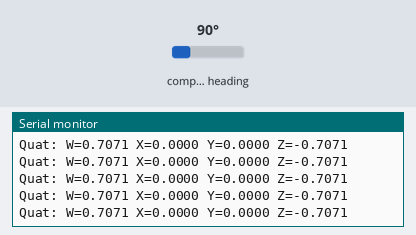
Bench run of a sketch on a simulated ESP32-C3. On the bench: the last lines printed to the serial monitor. Inputs (shaded band) come from the test bench; at power-on: compass heading 90°. WiFi joins after 1.5 s; servers stay silent unless stated.

Above: at 4.3 s.
4.4 s: compass heading set to 7°
At 5.4 s:
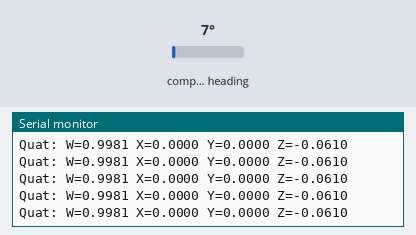
5.9 s: compass heading set to 180°
At 6.6 s:
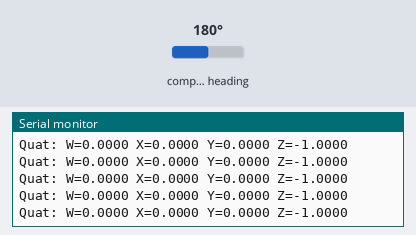
Timing chart, 0 to 8.9 s (numbered marks = the images above; inputs shaded):
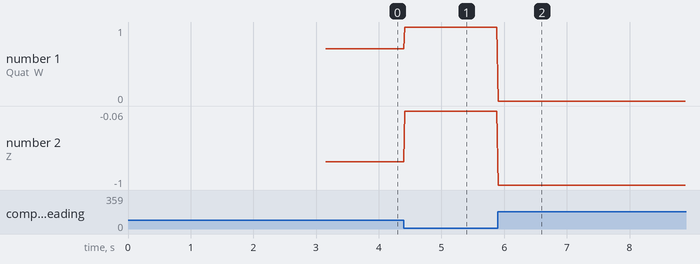

Measured:
- after the input at 4.4 s, the serial monitor: prints a new line at once (image 1)
- after the input at 5.9 s, the serial monitor: prints a new line at once (image 2)
- plotted number 1: 0.71 → 1 after the input at 4.4 s
- plotted number 2: -0.71 → -0.06 after the input at 4.4 s, -0.06 → -1 after the input at 5.9 s

The sketch:

armband.ino
```cpp
#include <Wire.h>
#include <Adafruit_Sensor.h>
#include <Adafruit_BNO055.h>
#include <utility/imumaths.h>
#include <esp_now.h>
#include <WiFi.h>

// ESP32-C3 Glove MAC Address
uint8_t broadcastAddress[] = {0xD8, 0x3B, 0xDA, 0x11, 0x79, 0x70};

// WiFi credentials — must match the glove so both are on the same channel.
// ESP-NOW only works between devices on the same WiFi channel.
#define WIFI_SSID "SoftSensorsLab"
#define WIFI_PASS "SoftSensors1324?"

#define I2C_SDA 8
#define I2C_SCL 9

uint16_t BNO055_SAMPLERATE_DELAY_MS = 20; // 50 Hz — matches the glove's output rate

Adafruit_BNO055 bno = Adafruit_BNO055(55, 0x29, &Wire);

typedef struct struct_message {
  int id;
  float w;
  float x;
  float y;
  float z;
} struct_message;

struct_message myData;
esp_now_peer_info_t peerInfo;

// --- FAULT TOLERANCE VARIABLES ---
int errorCount = 0;
const int ERROR_THRESHOLD = 3; // Trigger re-init after 3 consecutive bad reads

void setup(void) {
  Serial.begin(115200);
  // Wait up to 3 s for the USB-CDC host to open the port.
  // Times out automatically so the board works standalone (without a PC).
  { unsigned long t = millis(); while (!Serial && millis() - t < 3000) delay(10); }

  // --- 1. I2C STABILITY FIXES ---
  Wire.begin(I2C_SDA, I2C_SCL);
  Wire.setClock(100000); // Fix for BNO055 clock stretching
  Wire.setTimeOut(100);  // Prevent bus lockups during Wi-Fi interrupts

  Serial.println("Sensor + ESP-NOW + Brownout Fix + Self-Healing");

  // --- 2. INITIALIZE SENSOR ---
  if (!bno.begin()) {
    Serial.println("Ooops, no BNO055 detected ... Check your wiring or I2C ADDR!");
  } else {
    delay(1000); // Critical 1-second boot delay for fusion engine
  }

  // --- 3. INITIALIZE ESP-NOW WITH REDUCED TX POWER ---
  WiFi.mode(WIFI_STA);

  // Set reduced TX power BEFORE connecting so the initial scan/association
  // burst is also power-limited. This prevents the 3.3V rail from sagging
  // below the BNO055's minimum supply voltage during WiFi startup when
  // running on battery (LiPo has less headroom than USB 5V).
  WiFi.setTxPower(WIFI_POWER_8_5dBm);

  // Connect to the same WiFi AP as the glove so both end up on the same
  // radio channel. ESP-NOW packets are silently dropped when sender and
  // receiver are on different channels.
  WiFi.begin(WIFI_SSID, WIFI_PASS);
  Serial.print("Connecting to WiFi");
  unsigned long wt = millis();
  while (WiFi.status() != WL_CONNECTED && millis() - wt < 10000) {
    delay(300);
    Serial.print(".");
  }
  if (WiFi.status() == WL_CONNECTED) {
    Serial.printf("\nWiFi connected, channel: %d\n", WiFi.channel());
  } else {
    Serial.println("\nWiFi failed — ESP-NOW may not work (channel mismatch).");
  }

  // Re-initialize BNO055 after WiFi connects — the radio burst can disturb
  // the I2C bus on boards with tight 3.3V regulation (battery powered).
  delay(150);
  if (!bno.begin()) {
    Serial.println("[BNO055] Post-WiFi re-init failed — will retry in loop.");
  } else {
    delay(500);
    Serial.println("[BNO055] Post-WiFi re-init OK.");
  }

  if (esp_now_init() != ESP_OK) {
    Serial.println("Error initializing ESP-NOW");
    return;
  }

  memcpy(peerInfo.peer_addr, broadcastAddress, 6);
  peerInfo.channel = 0;
  peerInfo.encrypt = false;

  if (esp_now_add_peer(&peerInfo) != ESP_OK){
    Serial.println("Failed to add peer");
    return;
  }

  // IMPORTANT: Set to 1 for the first S3 (Triceps), and 2 for the second S3 (Forearm)
  myData.id = 2;
}

void loop(void) {
  // Grab quaternion
  imu::Quaternion quat = bno.getQuat();

  // --- FAULT DETECTION LOGIC ---
  if (quat.w() == 0.0 && quat.x() == 0.0 && quat.y() == 0.0 && quat.z() == 0.0) {
    errorCount++;
    Serial.print("Warning: Sensor read 0.0 (Glitch count: ");
    Serial.print(errorCount);
    Serial.println(")");

    if (errorCount >= ERROR_THRESHOLD) {
      Serial.println("\n[!] BNO055 CONNECTION LOST! Attempting recovery...");

      // Attempt to re-initialize the sensor on the fly
      if (bno.begin()) {
        Serial.println("[+] BNO055 reconnected! Allowing fusion engine to boot...");
        delay(1000);    // The critical boot delay
        errorCount = 0; // Reset the fault counter
        Serial.println("[+] Recovery successful. Resuming telemetry.\n");
      } else {
        Serial.println("[-] Recovery failed. Waiting to try again...");
        delay(500); // Don't spam the I2C bus too fast while it's broken
      }
    }

    // Skip the rest of the loop so we don't broadcast bad data to the PC
    delay(BNO055_SAMPLERATE_DELAY_MS);
    return;
  }

  // If we made it here, the data is good. Reset the error counter.
  errorCount = 0;

  // --- NORMAL OPERATION ---
  myData.w = quat.w();
  myData.x = quat.x();
  myData.y = quat.y();
  myData.z = quat.z();

  // Print quaternion to Serial Monitor for local debugging
  Serial.print("Quat: W="); Serial.print(myData.w, 4);
  Serial.print(" X="); Serial.print(myData.x, 4);
  Serial.print(" Y="); Serial.print(myData.y, 4);
  Serial.print(" Z="); Serial.println(myData.z, 4);

  // Transmit via ESP-NOW
  esp_now_send(broadcastAddress, (uint8_t *) &myData, sizeof(myData));

  delay(BNO055_SAMPLERATE_DELAY_MS);
}
```
